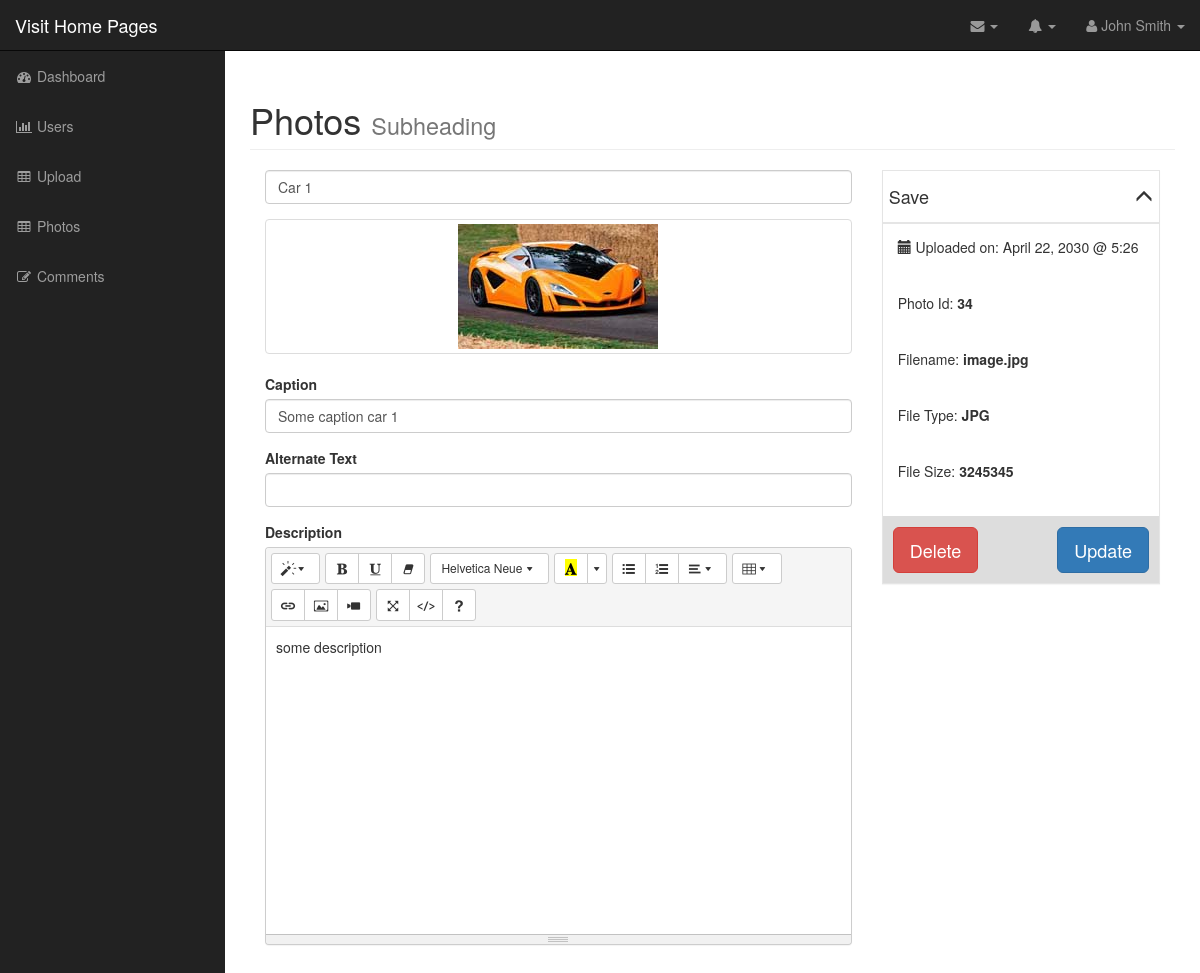
The app's page /admin/edit_photo.php?id=8 (signed in) with its own data.
### tables this page shows
CREATE TABLE `photos` (
  `id` int(11) NOT NULL,
  `title` varchar(255) NOT NULL,
  `caption` varchar(255) NOT NULL,
  `description` text NOT NULL,
  `filename` varchar(255) NOT NULL,
  `alternate_text` varchar(255) NOT NULL,
  `type` varchar(255) NOT NULL,
  `size` int(11) NOT NULL
);

### admin/includes/database.php (called while the page is built, shortened)
<?php
class Database {
    public $connection;
    public function open_db_connetion(){
        $this->connection = new mysqli(DB_HOST,DB_USER,DB_PASS,DB_NAME);
    }
    public function query($sql) {
        $result = $this->connection->query($sql);
        return $result;
    }
}
$database = new Database();
?>

### admin/includes/db_object.php (called while the page is built, shortened)
<?php
class Db_object
    {
    protected static $db_table = "users";
    public static function find_by_id($id) {
    $the_result_array = static::find_by_query("SELECT * FROM " . static::$db_table . " WHERE id= $id LIMIT 1");
    return !empty($the_result_array) ? array_shift($the_result_array) : false;
    }
        public static function find_by_query($sql) {
    global $database;
    $result_set = $database->query($sql);
    $the_object_array = array();
    while($row = mysqli_fetch_array($result_set)) {
    $the_object_array[] = static::instantation($row);
    }
    return $the_object_array;
    }
    public static function instantation($the_record) {
        $the_object = new $calling_class;
    foreach($the_record as $the_attribute => $value) {
    if($the_object->has_the_attribute($the_attribute)) {
        $the_object->$the_attribute = $value;
    }
    }
        return $the_object;
    }
    private function has_the_attribute($the_attribute) {
    $object_properties = get_object_vars($this);
    return array_key_exists($the_attribute, $object_properties);
    }
}
?>

### admin/includes/photo.php (called while the page is built, shortened)
<?php
class Photo extends Db_object {
    public $filename;
    public $upload_directory = "images";
    public function picture_path() {
        return $this->upload_directory.DS.$this->filename;
    }
}
?>

### admin/edit_photo.php (the view, shortened to what this page needs)
<?php include("includes/header.php"); ?>
<?php
if(empty($_GET['id'])) {
    redirect("photos.php");
} else {
$photo = Photo::find_by_id($_GET['id']);
}
?>
<nav class="navbar navbar-inverse navbar-fixed-top" role="navigation">
    <?php include("includes/top_nav.php"); ?>
    <?php include("includes/side_nav.php"); ?>
</nav>
<div id="page-wrapper">
    <div class="container-fluid">
        <div class="row">
            <div class="col-lg-12">
                <h1 class="page-header">
                    Photos
                    <small>Subheading</small>
                </h1>
                <form action="edit_photo.php" method="post">
                    <div class="col-md-8">
                        <div class="form-group">
                            <input type="text" name="title" class="form-control" value="<?php echo $photo->title; ?>">
                        </div>
                        <div class="form-group">
                            <a class="thumbnail" href="#"><img src="<?php echo $photo->picture_path(); ?>" alt=""></a>
                        </div>
                        <div class=" form-group">
                            <label for="caption">Caption</label>
                            <input type="text" name="caption" class="form-control"
                                value="<?php echo $photo->caption; ?>">
                        </div>
                        <div class=" form-group">
                            <label for="caption">Alternate Text</label>
                            <input type="text" name="alternate_text" class="form-control"
                                value="<?php echo $photo->alternate_text; ?>">
                        </div>
                        <div class=" form-group">
                            <label for="summernote">Description</label>
                        </div>
                    </div>
                    <div class=" col-md-4">
                        <div class="photo-info-box">
                            <div class="info-box-header">
                                <h4>Save <span id="toggle" class="glyphicon glyphicon-menu-up pull-right"></span>
                                </h4>
                            </div>
                            <div class="inside">
                                <div class="box-inner">
                                    <p class="text">
                                        <span class="glyphicon glyphicon-calendar"></span> Uploaded on: April 22,
                                        2030 @
                                        5:26
                                    </p>
                                    <p class="text ">
                                        Photo Id: <span class="data photo_id_box">34</span>
                                    </p>
                                    <p class="text">
                                        Filename: <span class="data">image.jpg</span>
                                    </p>
                                    <p class="text">
                                        File Type: <span class="data">JPG</span>
                                    </p>
                                    <p class="text">
                                        File Size: <span class="data">3245345</span>
                                    </p>
                                </div>
                                <div class="info-box-footer clearfix">
                                    <div class="info-box-delete pull-left">
                                        <a href="delete_photo.php?id=<?php echo $photo->id; ?>"
                                            class="btn btn-danger btn-lg ">Delete</a>
                                    </div>
                                    <div class="info-box-update pull-right ">
                                        <input type="submit" name="update" value="Update"
                                            class="btn btn-primary btn-lg ">
                                    </div>
                                </div>
                            </div>
                        </div>
                    </div>
            </div>
        </div>
    </div>
</div>
<?php include("includes/footer.php"); ?>

### admin/css/sb-admin.css (style rules this page uses)
body { margin-top: 100px; background-color: #222; }
@media (min-width:768px) { body { margin-top: 50px; } }
#page-wrapper { width: 100%; padding: 0; background-color: #fff; }
@media (min-width:768px) { #page-wrapper { padding: 10px; } }

### admin/css/styles.css (style rules this page uses)
.photo-info-box { border: 1px solid #e5e5e5; -webkit-box-shadow: 0 1px 1px rgba(0,0,0,.04); box-shadow: 0 1px 1px rgba(0,0,0,.04); background-color: #fff; }
.info-box-header { padding: 6px; border-bottom: 1px solid #e5e5e5; -webkit-box-shadow: 0 1px 1px rgba(0,0,0,.04); box-shadow: 0 1px 1px rgba(0,0,0,.04); background-color: #fff; }
.photo-info-box .box-inner { border-top: 1px solid #e5e5e5; background-color: #fff; padding: 6px; }
.photo-info-box .box-inner .text { padding: 7px 9px 19px; }
.photo-info-box .box-inner .data { font-weight: bold; }
.photo-info-box .info-box-footer { border-top: 1px solid #ddd; background-color: #ddd; padding: 10px; }

### records on screen
photos: title "Car 1", filename (picture), caption "Some caption car 1"
